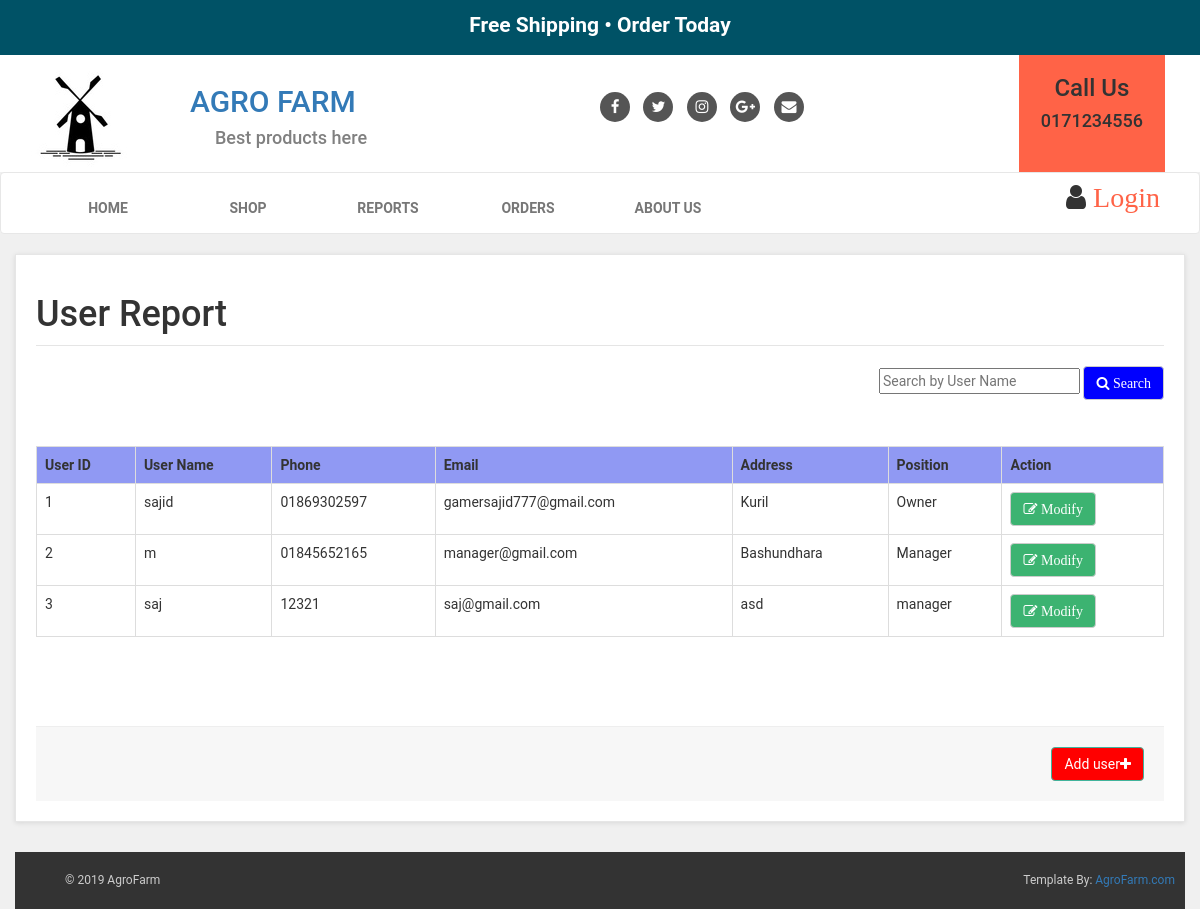
The page /Owner/userreportreport.php on the database its author committed.
### tables this page shows
CREATE TABLE `user` (
  `Uid` int(10) NOT NULL,
  `Uname` varchar(30) NOT NULL,
  `Phone` varchar(20) NOT NULL,
  `Email` varchar(50) NOT NULL,
  `Address` varchar(20) NOT NULL,
  `Password` varchar(100) NOT NULL,
  `Position` varchar(20) NOT NULL,
  `pic` varchar(50) NOT NULL
);

### Owner/userreportreport.php (the view, shortened to what this page needs)
<?php
include "includes/connection.php";
?>
<!DOCTYPE html>
<html>
<head>
	<link rel="stylesheet" href="https://maxcdn.bootstrapcdn.com/bootstrap/3.4.0/css/bootstrap.min.css">
	<link rel="stylesheet" href="style.css">
	<link href="https://stackpath.bootstrapcdn.com/font-awesome/4.7.0/css/font-awesome.min.css" rel="stylesheet">
</head>
<body>
<?php
include "includes/owner_header.php";
?>
		<div class="col-md-12" id="cart">
			<div class="box">
				<form action="" method="post" enctype="multipart-form-data">
					<legend><h1>User Report</h1></legend>
					<div>
					<span class="pull-right">
							<input type="text" name="search" placeholder="Search by User Name">
							<button class="btn btn-default" type="submit" name="submit" value="submit" style="background-color: blue;color: white;">
								<i class="fa fa-search"> Search</i>
							</button>
					</span>
				</div>
				<br>
				<br>
				<br>
					<div class="table-responsive">
						<div class="scroll">
						<table class="table">
<?php
if(isset($_POST['submit']))
{
		$q=mysqli_query($db,"select * from user where Uname like '%$_POST[search]%'");
		if(mysqli_num_rows($q)==0)
		{
			?>
			<script type="text/javascript">
				alert("No User Found");
			</script>
			<?php
			$result=mysqli_query($db,"select * from `user`;");
echo "<table class='table table-bordered table-hover' >";
echo "<tr style='background-color: #9099f3;'>";
	echo "<th>";  echo "User ID";  echo "</th>";
	echo "<th>";  echo "User Name";  echo "</th>";
	echo "<th>";  echo "Phone";  echo "</th>";
	echo "<th>";  echo "Email";  echo "</th>";
	echo "<th>";  echo "Address";  echo "</th>";
	echo "<th>";  echo "Position";  echo "</th>";
	echo "<th>";  echo "Action";  echo "</th>";
	echo "</tr>";
while($row=mysqli_fetch_assoc($result))
{
	echo "<tr>";
		echo "<td>";  echo $row['Uid'];  echo "</td>";
		echo "<td>";  echo $row['Uname'];  echo "</td>";
		echo "<td>";  echo $row['Phone'];  echo "</td>";
		echo "<td>";  echo $row['Email'];  echo "</td>";
		echo "<td>";  echo $row['Address'];  echo "</td>";
		echo "<td>";  echo $row['Position'];  echo "</td>";
		echo "<td>"; ?><button class="btn btn-default edition" type="button" style="background-color: mediumseagreen;color: white;">
								<i class="fa fa-pencil-square-o"> Modify</i>
							</button>
		<?php
		echo "</td>";
	echo "</tr>";
}
echo "</table>";
		}
		else
		{
				echo "<table class='table table-bordered table-hover' >";
echo "<tr style='background-color: #9099f3;'>";
	echo "<th>";  echo "User ID";  echo "</th>";
	echo "<th>";  echo "User Name";  echo "</th>";
	echo "<th>";  echo "Phone";  echo "</th>";
	echo "<th>";  echo "Email";  echo "</th>";
	echo "<th>";  echo "Address";  echo "</th>";
	echo "<th>";  echo "Position";  echo "</th>";
	echo "<th>";  echo "Action";  echo "</th>";
	echo "</tr>";
while($row=mysqli_fetch_assoc($q))
{
	echo "<tr>";
		echo "<td>";  echo $row['Uid'];  echo "</td>";
		echo "<td>";  echo $row['Uname'];  echo "</td>";
		echo "<td>";  echo $row['Phone'];  echo "</td>";
		echo "<td>";  echo $row['Email'];  echo "</td>";
		echo "<td>";  echo $row['Address'];  echo "</td>";
		echo "<td>";  echo $row['Position'];  echo "</td>";
		echo "<td>"; ?><button class="btn btn-default edition" type="button" style="background-color: mediumseagreen;color: white;">
								<i class="fa fa-pencil-square-o"> Modify</i>
							</button>
		<?php
		echo "</td>";
	echo "</tr>";
}
echo "</table>";
		}
}
else
{
	$result=mysqli_query($db,"select * from `user`;");
echo "<table class='table table-bordered table-hover' >";
echo "<tr style='background-color: #9099f3;'>";
	echo "<th>";  echo "User ID";  echo "</th>";
	echo "<th>";  echo "User Name";  echo "</th>";
	echo "<th>";  echo "Phone";  echo "</th>";
	echo "<th>";  echo "Email";  echo "</th>";
	echo "<th>";  echo "Address";  echo "</th>";
	echo "<th>";  echo "Position";  echo "</th>";
	echo "<th>";  echo "Action";  echo "</th>";
	echo "</tr>";
while($row=mysqli_fetch_assoc($result))
{
	echo "<tr>";
		echo "<td>";  echo $row['Uid'];  echo "</td>";
		echo "<td>";  echo $row['Uname'];  echo "</td>";
		echo "<td>";  echo $row['Phone'];  echo "</td>";
		echo "<td>";  echo $row['Email'];  echo "</td>";
		echo "<td>";  echo $row['Address'];  echo "</td>";
		echo "<td>";  echo $row['Position'];  echo "</td>";
		echo "<td>"; ?><button class="btn btn-default edition" type="button" style="background-color: mediumseagreen;color: white;">
								<i class="fa fa-pencil-square-o"> Modify</i>
							</button>
		<?php
		echo "</td>";
	echo "</tr>";
}
echo "</table>";
}
?>
</div>
					<div class="box-footer">
						<div class="pull-right">
							<a href="#" class="btn btn-primary" id="add_user" style="background-color: red;">Add user<i class="fa fa-plus"></i></a>
						</div>
					</div>
				</form>
			</div>
</div>
<footer>
	<?php
	include "shop_footer.php";
	?>
</footer>
</body>
</html>

### Customer/styles/style.css (style rules this page uses)
body { font-family: "Roboto",Helvetica,Arial,sans-sarif; font-size: 14px; line-height: 1.42857143; color: #333333; background-color: #f0f0f0; }
.btn-primary { color: rgb(255,255,255); background-color: rgb(75,151,168); border-color: rgb(65,179,156); }
.box { background: #fff; margin: 0 0 30px; border: solid 1px #e6e6e6; padding: 20px; box-shadow: 0 1px 5px rgba(0,0,0,0.1); }
.box .box-footer { background: #f7f7f7; margin: 30px, -20px -20px; padding: 20px; border-top: solid 1px #eeeeee; }
.box .box-footer:before, .box .box-footer:after { content: " "; display: table; }
.box .box-footer:after { clear: both; }

### Owner/userreportreport.php (style rules this page uses)
.scroll { width:100%; height:300px; overflow: scroll; }

### Owner/includes/owner_header.php (style rules this page uses)
.btn-primary { color: rgb(255,255,255); background-color: rgb(75,151,168); border-color: rgb(65,179,156); }

### Owner/shop_footer.php (style rules this page uses)
body { font-family: "Roboto",Helvetica,Arial,sans-sarif; font-size: 14px; line-height: 1.42857143; color: #333333; background-color: #f0f0f0; }

### rows shown on the page
user: Uid "1", Uname "sajid", Phone "01869302597", Email "gamersajid777@gmail.com", Address "Kuril", Position "Owner"
user: Uid "2", Uname "m", Phone "01845652165", Email "manager@gmail.com", Address "Bashundhara", Position "Manager"
user: Uid "3", Uname "saj", Phone "12321", Email "saj@gmail.com", Address "asd", Position "manager"
